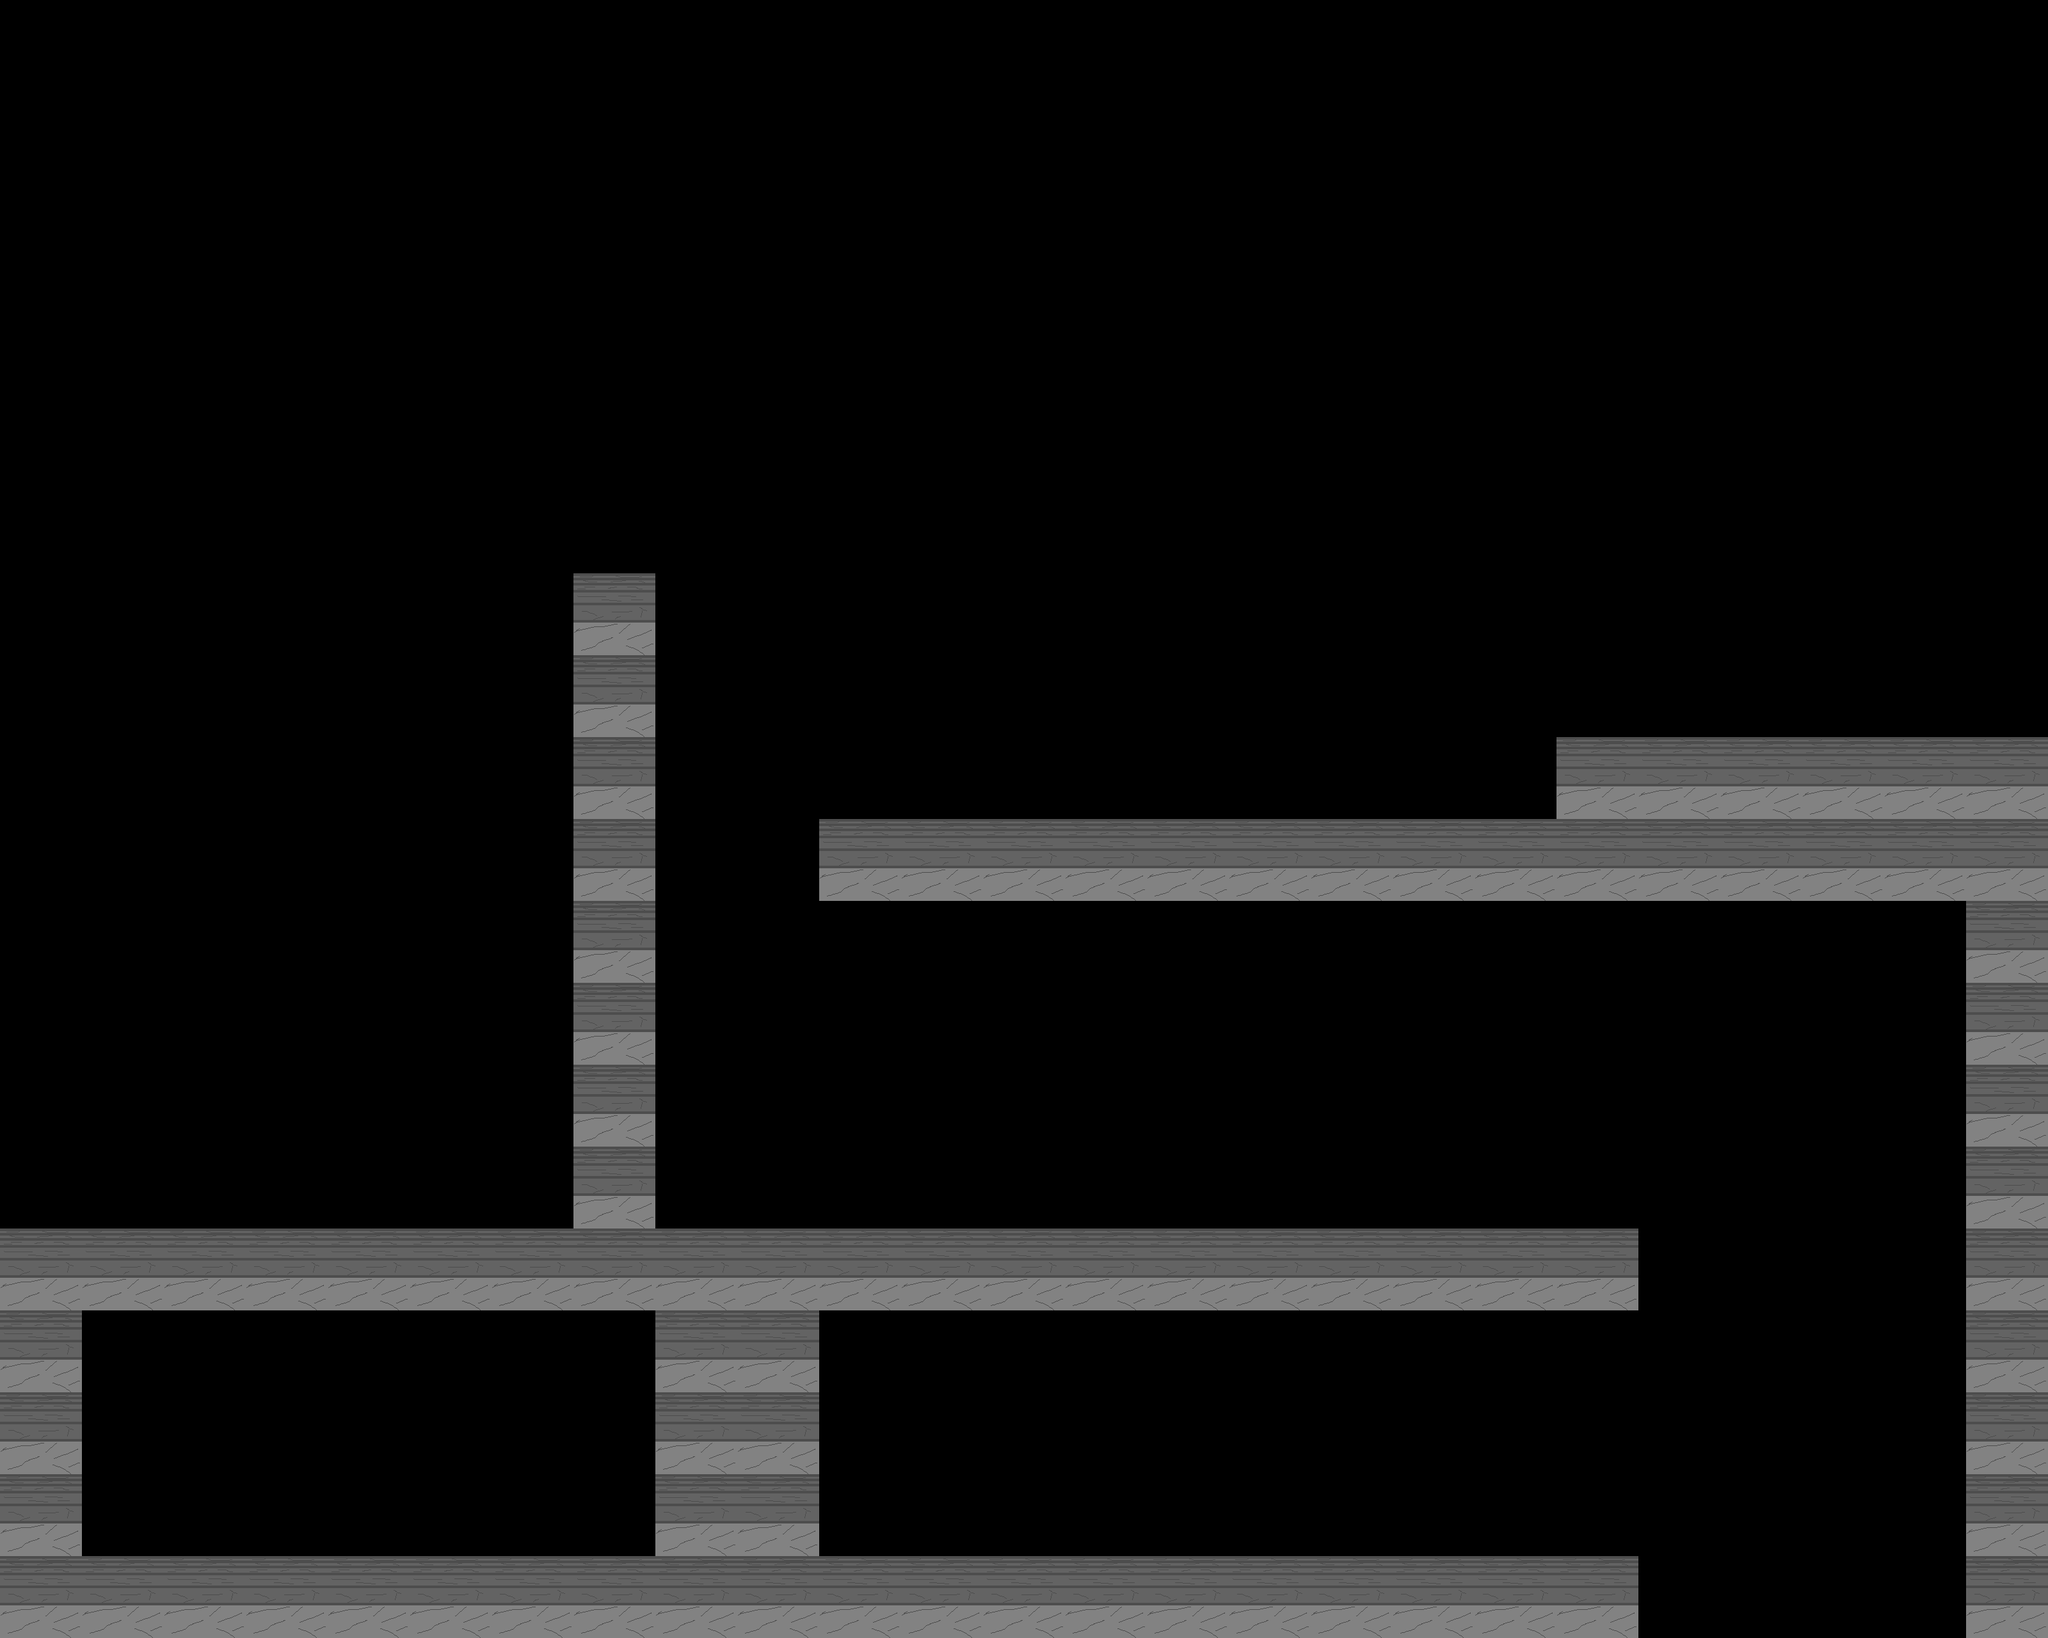

The image is a tile-based game level rendered from a .tmx file. Its description and complete source (layers, tilesets, objects, tile grids) follow:
An orthogonal 25x20 tile map with 128x128 px tiles, 5 tile layers (platforms, ladders, foreground, background, ...) and 1 object.

<map version="1.5" tiledversion="1.7.0" orientation="orthogonal" renderorder="right-down" width="25" height="20" tilewidth="128" tileheight="128" infinite="0" nextlayerid="13" nextobjectid="3">
 <tileset firstgid="1" name="platforms" tilewidth="128" tileheight="128" tilecount="1" columns="1">
  <image source="../assets/Floor_board_wall.png" width="128" height="128" />
 </tileset>
 <objectgroup id="6" name="Object Layer 1" />
 <objectgroup id="11" name="moving platforms">
  <object id="2" gid="1" x="2560.24" y="3675.92" width="512.848" height="1239.92">
   <properties>
    <property name="boundary_bottom" value="-565" />
    <property name="boundary_top" value="500" />
    <property name="change_y" value="1.0" />
   </properties>
  </object>
 </objectgroup>
 <layer id="7" name="platforms" width="25" height="20">
  <data encoding="csv">
0,0,0,0,0,0,0,0,0,0,0,0,0,0,0,0,0,0,0,0,0,0,0,0,0,
0,0,0,0,0,0,0,0,0,0,0,0,0,0,0,0,0,0,0,0,0,0,0,0,0,
0,0,0,0,0,0,0,0,0,0,0,0,0,0,0,0,0,0,0,0,0,0,0,0,0,
0,0,0,0,0,0,0,0,0,0,0,0,0,0,0,0,0,0,0,0,0,0,0,0,0,
0,0,0,0,0,0,0,0,0,0,0,0,0,0,0,0,0,0,0,0,0,0,0,0,0,
0,0,0,0,0,0,0,0,0,0,0,0,0,0,0,0,0,0,0,0,0,0,0,0,0,
0,0,0,0,0,0,0,0,0,0,0,0,0,0,0,0,0,0,0,0,0,0,0,0,0,
0,0,0,0,0,0,0,0,0,0,0,0,0,0,0,0,0,0,0,0,0,0,0,0,0,
0,0,0,0,0,0,0,0,0,0,0,0,0,0,0,0,0,0,0,0,0,0,0,0,0,
0,0,0,0,0,0,0,0,0,0,0,0,0,0,0,0,0,0,0,1,1,1,1,1,1,
0,0,0,0,0,0,0,0,0,0,1,1,1,1,1,1,1,1,1,1,0,0,0,0,0,
0,0,0,0,0,0,0,0,0,0,0,0,0,0,0,0,0,0,0,0,0,0,0,0,1,
0,0,0,0,0,0,0,0,0,0,0,0,0,0,0,0,0,0,0,0,0,0,0,0,1,
0,0,0,0,0,0,0,0,0,0,0,0,0,0,0,0,0,0,0,0,0,0,0,0,1,
0,0,0,0,0,0,0,0,0,0,0,0,0,0,0,0,0,0,0,0,0,0,0,0,1,
1,1,1,1,1,1,1,1,1,1,1,1,1,1,1,1,1,1,1,1,0,0,0,0,1,
1,0,0,0,0,0,0,0,0,0,0,0,0,0,0,0,0,0,0,0,0,0,0,0,1,
1,0,0,0,0,0,0,0,0,0,0,0,0,0,0,0,0,0,0,0,0,0,0,0,1,
1,0,0,0,0,0,0,0,0,0,0,0,0,0,0,0,0,0,0,0,0,0,0,0,1,
1,1,1,1,1,1,1,1,1,1,1,1,1,1,1,1,1,1,1,1,0,0,0,0,1
</data>
 </layer>
 <layer id="12" name="ladders" width="25" height="20">
  <data encoding="csv">
0,0,0,0,0,0,0,0,0,0,0,0,0,0,0,0,0,0,0,0,0,0,0,0,0,
0,0,0,0,0,0,0,0,0,0,0,0,0,0,0,0,0,0,0,0,0,0,0,0,0,
0,0,0,0,0,0,0,0,0,0,0,0,0,0,0,0,0,0,0,0,0,0,0,0,0,
0,0,0,0,0,0,0,0,0,0,0,0,0,0,0,0,0,0,0,0,0,0,0,0,0,
0,0,0,0,0,0,0,0,0,0,0,0,0,0,0,0,0,0,0,0,0,0,0,0,0,
0,0,0,0,0,0,0,0,0,0,0,0,0,0,0,0,0,0,0,0,0,0,0,0,0,
0,0,0,0,0,0,0,0,0,0,0,0,0,0,0,0,0,0,0,0,0,0,0,0,0,
0,0,0,0,0,0,0,1,0,0,0,0,0,0,0,0,0,0,0,0,0,0,0,0,0,
0,0,0,0,0,0,0,1,0,0,0,0,0,0,0,0,0,0,0,0,0,0,0,0,0,
0,0,0,0,0,0,0,1,0,0,0,0,0,0,0,0,0,0,0,0,0,0,0,0,0,
0,0,0,0,0,0,0,1,0,0,0,0,0,0,0,0,0,0,0,0,0,0,0,0,0,
0,0,0,0,0,0,0,1,0,0,0,0,0,0,0,0,0,0,0,0,0,0,0,0,0,
0,0,0,0,0,0,0,1,0,0,0,0,0,0,0,0,0,0,0,0,0,0,0,0,0,
0,0,0,0,0,0,0,1,0,0,0,0,0,0,0,0,0,0,0,0,0,0,0,0,0,
0,0,0,0,0,0,0,1,0,0,0,0,0,0,0,0,0,0,0,0,0,0,0,0,0,
0,0,0,0,0,0,0,0,0,0,0,0,0,0,0,0,0,0,0,0,0,0,0,0,0,
0,0,0,0,0,0,0,0,0,0,0,0,0,0,0,0,0,0,0,0,0,0,0,0,0,
0,0,0,0,0,0,0,0,0,0,0,0,0,0,0,0,0,0,0,0,0,0,0,0,0,
0,0,0,0,0,0,0,0,0,0,0,0,0,0,0,0,0,0,0,0,0,0,0,0,0,
0,0,0,0,0,0,0,0,0,0,0,0,0,0,0,0,0,0,0,0,0,0,0,0,0
</data>
 </layer>
 <layer id="8" name="foreground" width="25" height="20">
  <data encoding="csv">
0,0,0,0,0,0,0,0,0,0,0,0,0,0,0,0,0,0,0,0,0,0,0,0,0,
0,0,0,0,0,0,0,0,0,0,0,0,0,0,0,0,0,0,0,0,0,0,0,0,0,
0,0,0,0,0,0,0,0,0,0,0,0,0,0,0,0,0,0,0,0,0,0,0,0,0,
0,0,0,0,0,0,0,0,0,0,0,0,0,0,0,0,0,0,0,0,0,0,0,0,0,
0,0,0,0,0,0,0,0,0,0,0,0,0,0,0,0,0,0,0,0,0,0,0,0,0,
0,0,0,0,0,0,0,0,0,0,0,0,0,0,0,0,0,0,0,0,0,0,0,0,0,
0,0,0,0,0,0,0,0,0,0,0,0,0,0,0,0,0,0,0,0,0,0,0,0,0,
0,0,0,0,0,0,0,0,0,0,0,0,0,0,0,0,0,0,0,0,0,0,0,0,0,
0,0,0,0,0,0,0,0,0,0,0,0,0,0,0,0,0,0,0,0,0,0,0,0,0,
0,0,0,0,0,0,0,0,0,0,0,0,0,0,0,0,0,0,0,0,0,0,0,0,0,
0,0,0,0,0,0,0,0,0,0,0,0,0,0,0,0,0,0,0,0,0,0,0,0,0,
0,0,0,0,0,0,0,0,0,0,0,0,0,0,0,0,0,0,0,0,0,0,0,0,0,
0,0,0,0,0,0,0,0,0,0,0,0,0,0,0,0,0,0,0,0,0,0,0,0,0,
0,0,0,0,0,0,0,0,0,0,0,0,0,0,0,0,0,0,0,0,0,0,0,0,0,
0,0,0,0,0,0,0,0,0,0,0,0,0,0,0,0,0,0,0,0,0,0,0,0,0,
0,0,0,0,0,0,0,0,0,0,0,0,0,0,0,0,0,0,0,0,0,0,0,0,0,
0,0,0,0,0,0,0,0,1,0,0,0,0,0,0,0,0,0,0,0,0,0,0,0,0,
0,0,0,0,0,0,0,0,1,0,0,0,0,0,0,0,0,0,0,0,0,0,0,0,0,
0,0,0,0,0,0,0,0,1,0,0,0,0,0,0,0,0,0,0,0,0,0,0,0,0,
0,0,0,0,0,0,0,0,0,0,0,0,0,0,0,0,0,0,0,0,0,0,0,0,0
</data>
 </layer>
 <layer id="9" name="background" width="25" height="20">
  <data encoding="csv">
0,0,0,0,0,0,0,0,0,0,0,0,0,0,0,0,0,0,0,0,0,0,0,0,0,
0,0,0,0,0,0,0,0,0,0,0,0,0,0,0,0,0,0,0,0,0,0,0,0,0,
0,0,0,0,0,0,0,0,0,0,0,0,0,0,0,0,0,0,0,0,0,0,0,0,0,
0,0,0,0,0,0,0,0,0,0,0,0,0,0,0,0,0,0,0,0,0,0,0,0,0,
0,0,0,0,0,0,0,0,0,0,0,0,0,0,0,0,0,0,0,0,0,0,0,0,0,
0,0,0,0,0,0,0,0,0,0,0,0,0,0,0,0,0,0,0,0,0,0,0,0,0,
0,0,0,0,0,0,0,0,0,0,0,0,0,0,0,0,0,0,0,0,0,0,0,0,0,
0,0,0,0,0,0,0,0,0,0,0,0,0,0,0,0,0,0,0,0,0,0,0,0,0,
0,0,0,0,0,0,0,0,0,0,0,0,0,0,0,0,0,0,0,0,0,0,0,0,0,
0,0,0,0,0,0,0,0,0,0,0,0,0,0,0,0,0,0,0,0,0,0,0,0,0,
0,0,0,0,0,0,0,0,0,0,0,0,0,0,0,0,0,0,0,0,0,0,0,0,0,
0,0,0,0,0,0,0,0,0,0,0,0,0,0,0,0,0,0,0,0,0,0,0,0,0,
0,0,0,0,0,0,0,0,0,0,0,0,0,0,0,0,0,0,0,0,0,0,0,0,0,
0,0,0,0,0,0,0,0,0,0,0,0,0,0,0,0,0,0,0,0,0,0,0,0,0,
0,0,0,0,0,0,0,0,0,0,0,0,0,0,0,0,0,0,0,0,0,0,0,0,0,
0,0,0,0,0,0,0,0,0,0,0,0,0,0,0,0,0,0,0,0,0,0,0,0,0,
0,0,0,0,0,0,0,0,0,1,0,0,0,0,0,0,0,0,0,0,0,0,0,0,0,
0,0,0,0,0,0,0,0,0,1,0,0,0,0,0,0,0,0,0,0,0,0,0,0,0,
0,0,0,0,0,0,0,0,0,1,0,0,0,0,0,0,0,0,0,0,0,0,0,0,0,
0,0,0,0,0,0,0,0,0,0,0,0,0,0,0,0,0,0,0,0,0,0,0,0,0
</data>
 </layer>
 <layer id="10" name="dont_touch_layer" width="25" height="20">
  <data encoding="csv">
0,0,0,0,0,0,0,0,0,0,0,0,0,0,0,0,0,0,0,0,0,0,0,0,0,
0,0,0,0,0,0,0,0,0,0,0,0,0,0,0,0,0,0,0,0,0,0,0,0,0,
0,0,0,0,0,0,0,0,0,0,0,0,0,0,0,0,0,0,0,0,0,0,0,0,0,
0,0,0,0,0,0,0,0,0,0,0,0,0,0,0,0,0,0,0,0,0,0,0,0,0,
0,0,0,0,0,0,0,0,0,0,0,0,0,0,0,0,0,0,0,0,0,0,0,0,0,
0,0,0,0,0,0,0,0,0,0,0,0,0,0,0,0,0,0,0,0,0,0,0,0,0,
0,0,0,0,0,0,0,0,0,0,0,0,0,0,0,0,0,0,0,0,0,0,0,0,0,
0,0,0,0,0,0,0,0,0,0,0,0,0,0,0,0,0,0,0,0,0,0,0,0,0,
0,0,0,0,0,0,0,0,0,0,0,0,0,0,0,0,0,0,0,0,0,0,0,0,0,
0,0,0,0,0,0,0,0,0,0,0,0,0,0,0,0,0,0,0,0,0,0,0,0,0,
0,0,0,0,0,0,0,0,0,0,0,0,0,0,0,0,0,0,0,0,1,1,1,1,1,
0,0,0,0,0,0,0,0,0,0,0,0,0,0,0,0,0,0,0,0,0,0,0,0,0,
0,0,0,0,0,0,0,0,0,0,0,0,0,0,0,0,0,0,0,0,0,0,0,0,0,
0,0,0,0,0,0,0,0,0,0,0,0,0,0,0,0,0,0,0,0,0,0,0,0,0,
0,0,0,0,0,0,0,0,0,0,0,0,0,0,0,0,0,0,0,0,0,0,0,0,0,
0,0,0,0,0,0,0,0,0,0,0,0,0,0,0,0,0,0,0,0,0,0,0,0,0,
0,0,0,0,0,0,0,0,0,0,0,0,0,0,0,0,0,0,0,0,0,0,0,0,0,
0,0,0,0,0,0,0,0,0,0,0,0,0,0,0,0,0,0,0,0,0,0,0,0,0,
0,0,0,0,0,0,0,0,0,0,0,0,0,0,0,0,0,0,0,0,0,0,0,0,0,
0,0,0,0,0,0,0,0,0,0,0,0,0,0,0,0,0,0,0,0,0,0,0,0,0
</data>
 </layer>
</map>